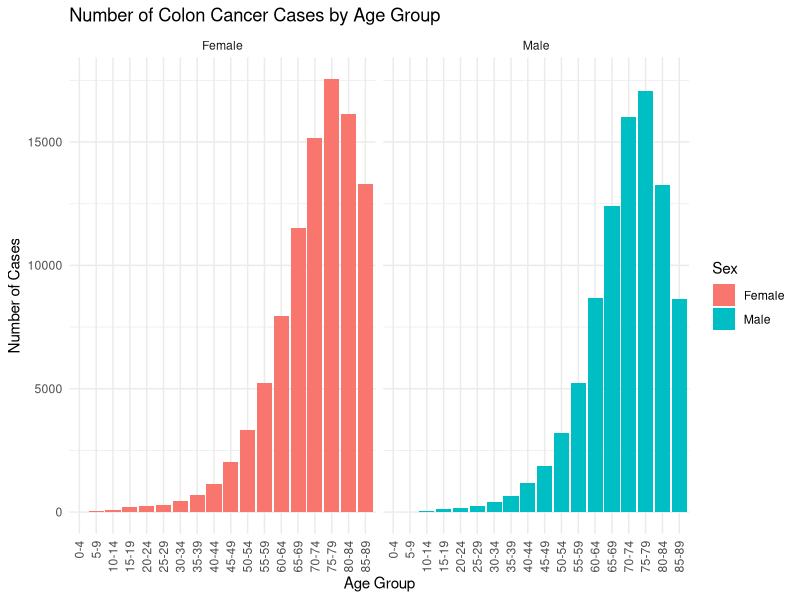
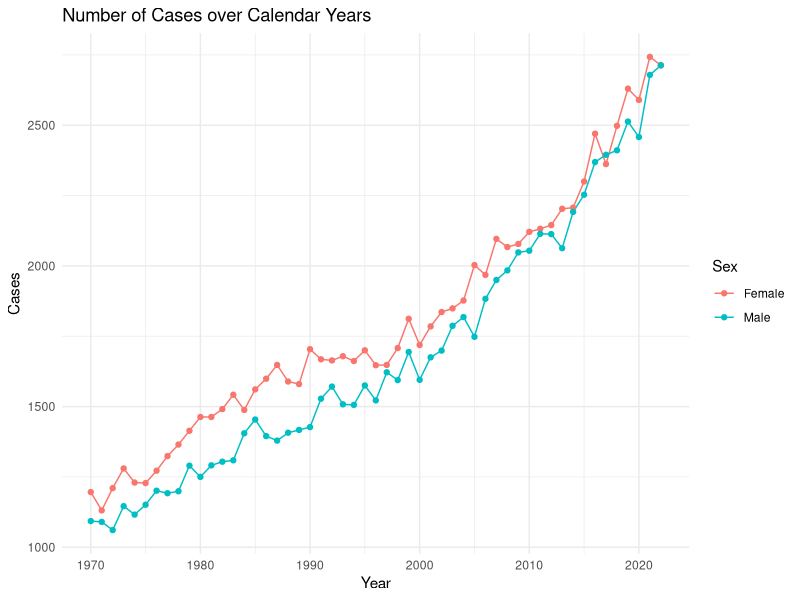
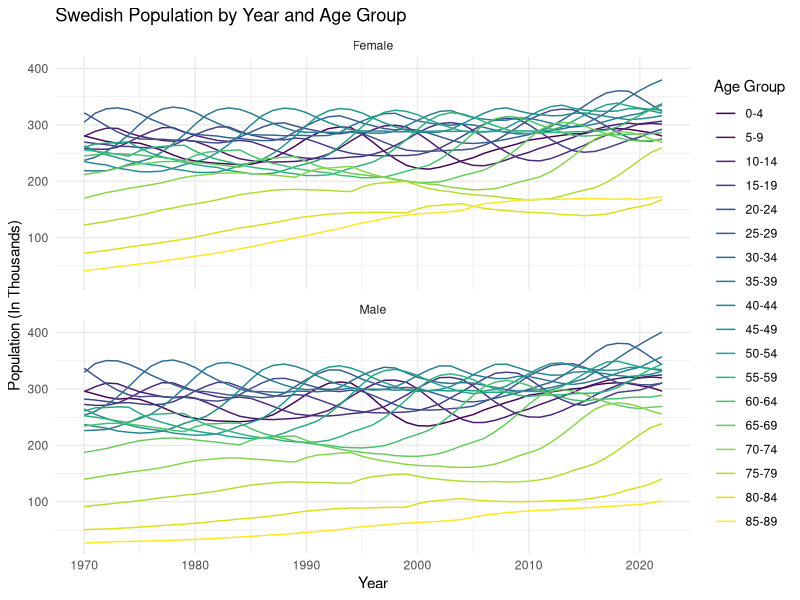
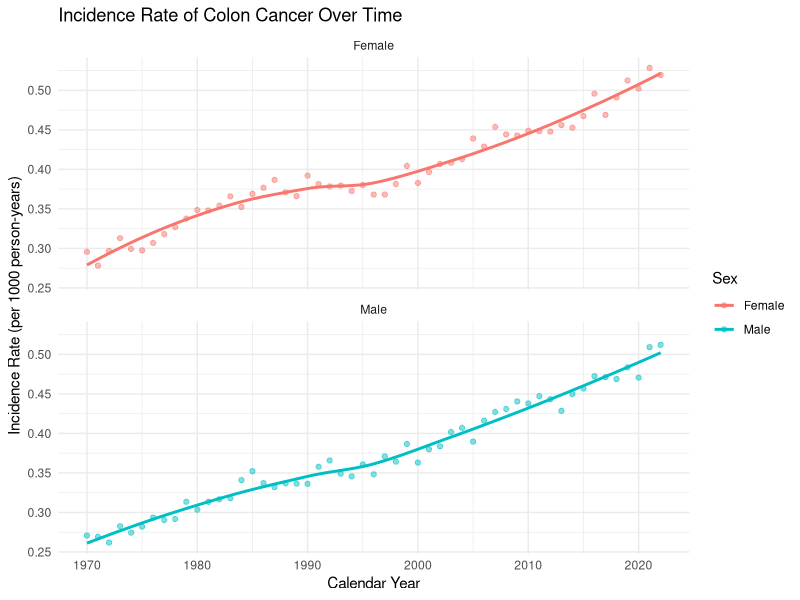
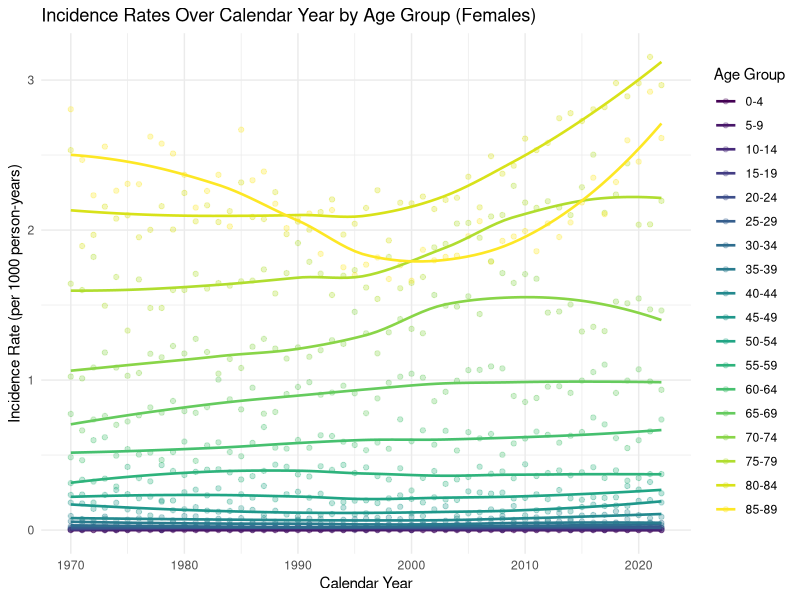
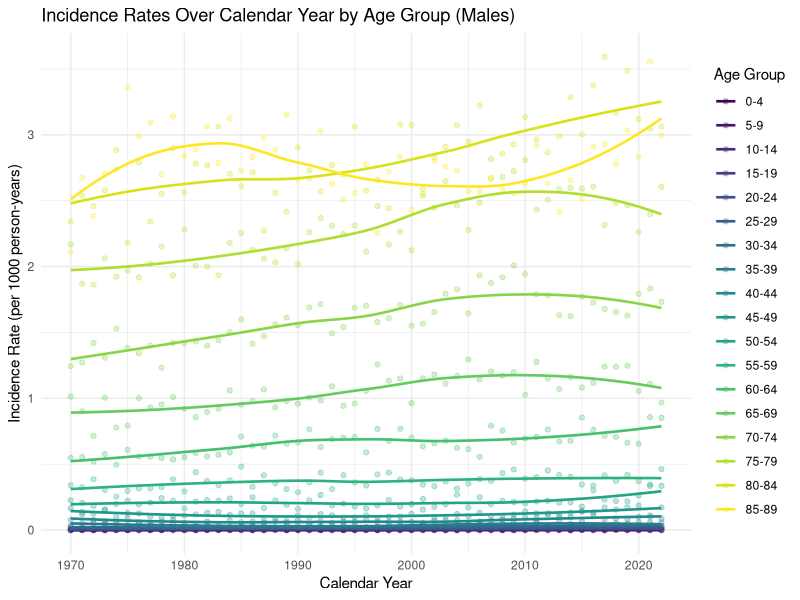
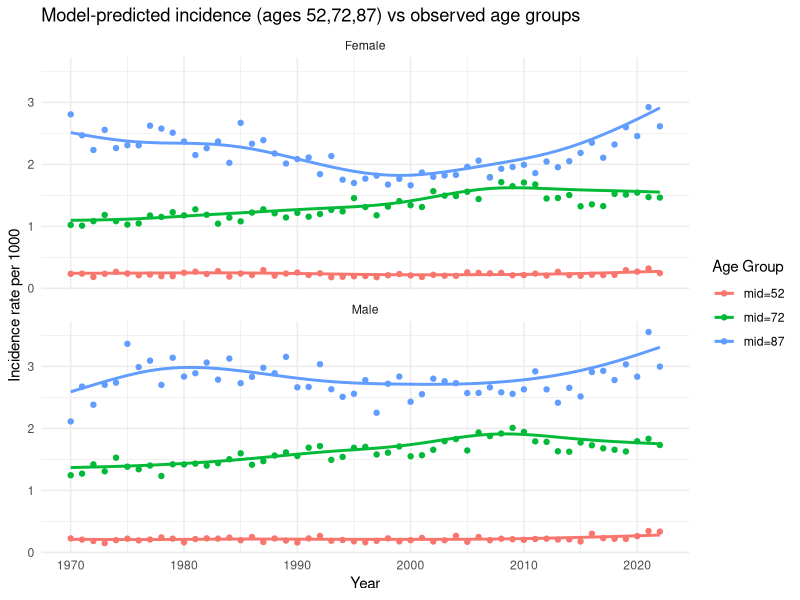
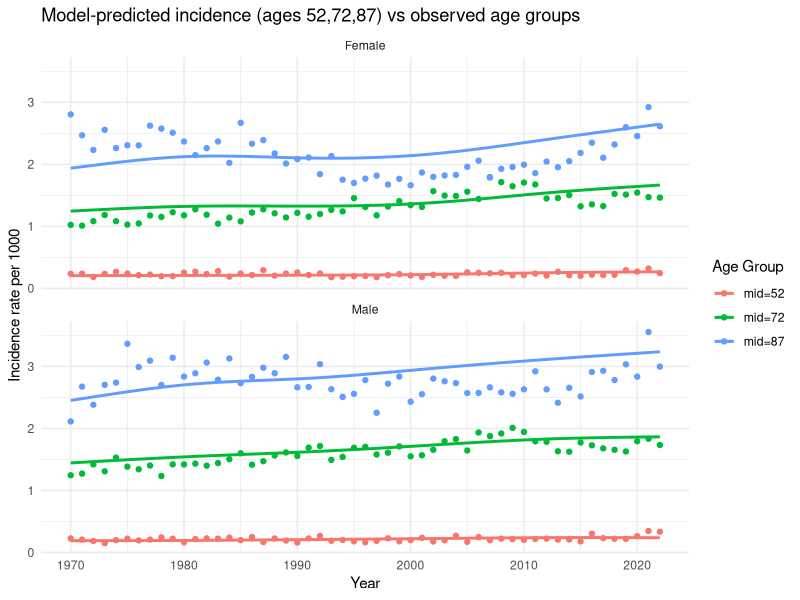

These charts were generated, in order, by the following R code:
## ---- chunk 1
knitr::opts_chunk$set(echo = TRUE,warning = FALSE)
## ---- chunk 2
library(ggplot2)
library(RColorBrewer)
library(scales)
library(mgcv)
library(dplyr)
## ---- chunk 3
#Read in Table
cases <- read.table("cases-1.tsv")

#Need to turn first row into headers
colnames(cases) <- cases[1, ]
cases <- cases[-1, ]
## ---- chunk 4
#Clean Up Data Frame Column Types

cases$agegroup <- factor(
  cases$agegroup,
  levels = c("0-4", "5-9", "10-14", "15-19", "20-24", "25-29", "30-34",
             "35-39", "40-44", "45-49", "50-54", "55-59", "60-64", "65-69",
             "70-74", "75-79", "80-84", "85-89"),
  ordered = TRUE
)

cases$sex <- factor(cases$sex)
cases$year <- as.numeric(cases$year)
cases$n <- as.numeric(cases$n)
## ---- chunk 5
 #Graph showing the number of cases by age group and sex.
ggplot(cases, aes(x = agegroup, y = n, fill = sex)) +
  geom_col() +
  facet_wrap(~ sex) +
  theme_minimal() +
  labs(
    title = "Number of Colon Cancer Cases by Age Group",
    fill = "Sex",
    x = "Age Group",
    y = "Number of Cases"
  ) +
  theme(axis.text.x = element_text(angle = 90, hjust = 1, vjust = 0.5))
## ---- chunk 6
#Obtain the total number of cases in each calendar year by males and females
cases_by_year <- aggregate(n ~ year + sex, data = cases, sum)

#Create graphs showing the number of cases over calendar years,
#separately for males and females
ggplot(cases_by_year, aes(x = year, y = n, color = sex)) +
  geom_line() +
  geom_point() +
  labs(
    title = "Number of Cases over Calendar Years",
    color = "Sex",
    x = "Year",
    y = "Cases") +
  theme_minimal()

## ---- chunk 7
#Read in the table
population <- read.table("population-1.tsv")

#Need to turn first row into headers
colnames(population) <- population[1, ]
population <- population[-1, ]
## ---- chunk 8
#Clean up the Dataframe
population$agegroup <- factor(
  population$agegroup,
  levels = c("0-4", "5-9", "10-14", "15-19", "20-24", "25-29", "30-34", 
             "35-39", "40-44", "45-49", "50-54", "55-59", "60-64", "65-69", 
             "70-74", "75-79", "80-84", "85-89"),
  ordered = TRUE
)

population$sex <- factor(population$sex)
population$year <- as.numeric(population$year)
population$n_pop <- as.numeric(population$n_pop)
## ---- chunk 9
#Create graphs that illustrate the population size over age groups 
#and calendar year simultaneously, separately by males and females.

ggplot(population, aes(x = year, y = n_pop, color = agegroup)) +
  geom_line() +
  facet_wrap(~ sex, ncol = 1) +
  scale_y_continuous(labels = label_number(scale = 1e-3,)) +
  labs(
    title = "Swedish Population by Year and Age Group",
    color = "Age Group",
    x = "Year",
    y = "Population (In Thousands)") +
  theme_minimal()
## ---- chunk 10
#Merged information on number of cases and the number of persons at risk in each year, 
#for each age group and sex. 
merged_df <- merge(cases, population, by = c("agegroup", "year", "sex"))

#Separate data frame with the total number of cases 
#and the total population size in each calendar year by males and females.

cases_sum <- aggregate(n ~ year + sex, data = merged_df, sum)
population_sum <- aggregate(n_pop ~ year + sex, data = merged_df, sum)
summary_df <- merge(cases_sum, population_sum, by = c("year", "sex"))
## ---- chunk 11
# Create incidence rates

# Age incidence rates (agegroup × year × sex)
merged_df$Incidencerate <- merged_df$n / merged_df$n_pop
merged_df$Incidencerate_per1000 <- merged_df$Incidencerate * 1000

# Summary incidence rates (year × sex totals)
summary_df$Incidencerate <- summary_df$n / summary_df$n_pop
summary_df$Incidencerate_per1000 <- summary_df$Incidencerate * 1000

# Example rows 
cat("\n Example rows (summary_df) \n")
print(summary_df[sample(nrow(summary_df), 5),
                 c("year", "sex", "n", "n_pop", "Incidencerate",
                   "Incidencerate_per1000")])

cat("\n Example rows (merged_df) \n")
print(merged_df[sample(nrow(merged_df), 5),
                c("agegroup", "year", "sex", "n", "n_pop","Incidencerate",
                  "Incidencerate_per1000")])
## ---- chunk 12
# Plot the Incidence Rate 
ggplot(summary_df, aes(x = year, y = Incidencerate_per1000, color = sex)) +
  geom_point(alpha = 0.5) +                    # show actual data points
  geom_smooth(method = "loess", se = FALSE) +  # smoother curve
  facet_wrap(~ sex, ncol = 1) +                # separate for males/females
  theme_minimal() +
  labs(
    title = "Incidence Rate of Colon Cancer Over Time",
    x = "Calendar Year",
    y = "Incidence Rate (per 1000 person-years)",
    color = "Sex"
  )
## ---- chunk 13
# Fit Poisson Regression Model
poisson_model <- glm(
  n ~ year + sex,                 # independent variables
  offset = log(n_pop),            # log of population size as offset
  family = poisson(link = "log"), # Poisson model
  data = summary_df
)

# View model summary
summary(poisson_model)
## ---- chunk 14
#Two separate incidence rate graphs. First one only for females and the second
#one for males.

female_df <- subset(merged_df, sex == "Female")

ggplot(female_df, aes(x = year,
y = Incidencerate_per1000,
color = agegroup)) +
geom_point(alpha = 0.3) +
geom_smooth(se = FALSE, method = "loess", linewidth = 0.9) +
theme_minimal() +
labs(
title = "Incidence Rates Over Calendar Year by Age Group (Females)",
x = "Calendar Year",
y = "Incidence Rate (per 1000 person-years)",
color = "Age Group"
)

male_df <- subset(merged_df, sex == "Male")

ggplot(male_df, aes(x = year,
y = Incidencerate_per1000,
color = agegroup)) +
geom_point(alpha = 0.3) +
geom_smooth(se = FALSE, method = "loess", linewidth = 0.9) +
theme_minimal() +
labs(
title = "Incidence Rates Over Calendar Year by Age Group (Males)",
x = "Calendar Year",
y = "Incidence Rate (per 1000 person-years)",
color = "Age Group")
## ---- chunk 15
poisson_age_model_simplier <- glm(
  n ~ year + sex + agegroup +
      year:sex + year:agegroup,
  offset = log(n_pop),
  family = poisson(link = "log"),
  data = merged_df
)

## ---- chunk 16


#Creating new data for predictions for age group 70-74 in 1970 and 2020 from
#the model above.
newdata_70_74 <- data.frame(
  year     = c(1970, 1970, 2020, 2020),
  sex      = factor(c("Female", "Male", "Female", "Male"),
                    levels = levels(merged_df$sex)),
  agegroup = factor(rep("70-74", 4),
                    levels = levels(merged_df$agegroup)),
  #Set n_pop to 1 so predicted value is a rate.
  n_pop    = 1 
)

#Predicted incidence rates per person-year.
newdata_70_74$IR <- predict(
  poisson_age_model_simplier,
  newdata = newdata_70_74,
  type = "response"
)

#Convert to incidence per 1000 person-years
newdata_70_74$IR_per_1000 <- newdata_70_74$IR * 1000

newdata_70_74

## ---- chunk 17
if (!"age_mid" %in% names(merged_df)) {
  merged_df <- merged_df %>%
    mutate(
      age_start = as.numeric(sub("^(\\d+)-.*$", "\\1", agegroup)),
      age_end   = as.numeric(sub("^.*-(\\d+)$", "\\1", agegroup)),
      age_mid   = (age_start + age_end) / 2
    ) %>% select(-age_start, -age_end)
}


merged_df$sex <- factor(merged_df$sex)

# Fit GAM: year, age spline
gam_model <- gam(
  n ~ sex +
    s(age_mid,  by = sex, k = 8) +
    s(year,     by = sex, k = 10) +
    ti(year, age_mid, by = sex, k = c(8,6)),
  offset = log(n_pop),
  family = poisson,
  data = merged_df,
  method = "REML"
)
## ---- chunk 18
# Predict for ages 52,72,87 across all years
pred_ages <- c(52, 72, 87)
years     <- sort(unique(merged_df$year))
sex_levels <- levels(merged_df$sex)

newpred <- expand.grid(
  year = years,
  sex  = sex_levels,
  age_mid = pred_ages
)

newpred$n_pop <- 1
newpred$pred_rate <- predict(gam_model, newdata = newpred, type = "response")
newpred$pred_rate_per1000 <- newpred$pred_rate * 1000
newpred$age_label <- paste0("mid=", newpred$age_mid)

# Observed: pick groups 50–54, 70–74, 85–89
obs_groups <- c("50-54", "70-74", "85-89")
age_mid_map <- data.frame(
  agegroup = obs_groups,
  age_mid = c(52, 72, 87)
)

obs_df <- merged_df %>%
  filter(agegroup %in% obs_groups) %>%
  group_by(year, sex, agegroup) %>%
  summarise(n = sum(n), n_pop = sum(n_pop), .groups = "drop") %>%
  mutate(obs_rate_per1000 = n / n_pop * 1000) %>%
  left_join(age_mid_map, by = "agegroup") %>%
  mutate(age_label = paste0("mid=", age_mid))

# Plot: model (line) vs observed (points)
ggplot() +
  geom_line(
    data = newpred,
    aes(x = year, y = pred_rate_per1000, color = age_label),
    linewidth = 1
  ) +
  geom_point(
    data = obs_df,
    aes(x = year, y = obs_rate_per1000, color = age_label),
    linewidth = 2
  ) +
  facet_wrap(~ sex, ncol = 1) +
  scale_color_discrete(name = "Age Group") +
  labs(
    title = "Model-predicted incidence (ages 52,72,87) vs observed age groups",
    x = "Year", y = "Incidence rate per 1000"
  ) +
  theme_minimal()
## ---- chunk 19

if (!"age_mid" %in% names(merged_df)) {
  merged_df <- merged_df %>%
    mutate(
      age_start = as.numeric(sub("^(\\d+)-.*$", "\\1", agegroup)),
      age_end   = as.numeric(sub("^.*-(\\d+)$", "\\1", agegroup)),
      age_mid   = (age_start + age_end) / 2
    ) %>% select(-age_start, -age_end)
}


merged_df$sex <- factor(merged_df$sex)


library(splines)

spline_model <- glm(
  formula = n ~ sex + 
    ns(year, df = 5) + 
    ns(age_mid, df = 6) + 
    sex:ns(year, df = 5) + 
    sex:ns(age_mid, df = 6) +
    # add interaction between year and age, allow different ages have different trend
    ns(year, df = 5):age_mid,  
  family = poisson(link = "log"), 
  data = merged_df, 
  offset = log(n_pop)
)

## ---- chunk 20

# Predict for ages 52,72,87 across all years
pred_ages <- c(52, 72, 87)
years     <- sort(unique(merged_df$year))
sex_levels <- levels(merged_df$sex)

newpred <- expand.grid(
  year = years,
  sex  = sex_levels,
  age_mid = pred_ages
)

newpred$n_pop <- 1
newpred$pred_rate <- predict(spline_model, newdata = newpred, type = "response")
newpred$pred_rate_per1000 <- newpred$pred_rate * 1000
newpred$age_label <- paste0("mid=", newpred$age_mid)

# Observed: pick groups 50–54, 70–74, 85–89
obs_groups <- c("50-54", "70-74", "85-89")
age_mid_map <- data.frame(
  agegroup = obs_groups,
  age_mid = c(52, 72, 87)
)

obs_df <- merged_df %>%
  filter(agegroup %in% obs_groups) %>%
  group_by(year, sex, agegroup) %>%
  summarise(n = sum(n), n_pop = sum(n_pop), .groups = "drop") %>%
  mutate(obs_rate_per1000 = n / n_pop * 1000) %>%
  left_join(age_mid_map, by = "agegroup") %>%
  mutate(age_label = paste0("mid=", age_mid))
## ---- chunk 21

# Plot: model (line) vs observed (points)
ggplot() +
  geom_line(
    data = newpred,
    aes(x = year, y = pred_rate_per1000, color = age_label),
    linewidth = 1
  ) +
  geom_point(
    data = obs_df,
    aes(x = year, y = obs_rate_per1000, color = age_label),
    linewidth = 2
  ) +
  facet_wrap(~ sex, ncol = 1) +
  scale_color_discrete(name = "Age Group") +
  labs(
    title = "Model-predicted incidence (ages 52,72,87) vs observed age groups",
    x = "Year", y = "Incidence rate per 1000"
  ) +
  theme_minimal()
## ---- chunk 22
# Get sex-specific 2022 age distribution (weights)

pop2022 <- merged_df %>%
  filter(year == 2022) %>%
  group_by(sex, agegroup) %>%
  summarise(n_pop = sum(n_pop), .groups = "drop") %>%
  group_by(sex) %>%
  mutate(weight = n_pop / sum(n_pop)) %>%
  ungroup()

# Compute age-specific incidence rates

rates <- merged_df %>%
  mutate(IR = n / n_pop)   # per person-year

# Direct age standardisation for each year and sex

std_rates <- rates %>%
  left_join(pop2022 %>% select(sex, agegroup, weight),
            by = c("sex", "agegroup")) %>%
  group_by(year, sex) %>%
  summarise(
    std_IR = sum(IR * weight),               # standardized rate
    std_IR_1000 = std_IR * 1000,             # per 1000
    .groups = "drop"
  )

# Compute the crude (non-age-standardized) rates per 1000

crude_rates <- summary_df %>%
  mutate(crude_IR_1000 = (n / n_pop) * 1000)

# Plot standardized vs non-standardized curves

ggplot() +
  # Crude (non-standardized): lighter line
  geom_line(data = crude_rates,
            aes(x = year, y = crude_IR_1000, color = sex),
            linewidth = 0.8, alpha = 0.45) +

  # Standardized: darker line
  geom_line(data = std_rates,
            aes(x = year, y = std_IR_1000, color = sex),
            linewidth = 1.4) +



  theme_minimal() +
  labs(
    title = "Age-standardized vs crude incidence rates (per 1000)",
    subtitle = "Darker = standardized to 2022 age distribution; Lighter = crude",
    x = "Year",
    y = "Incidence rate per 1000",
    color = "Sex"
  ) +
  scale_color_brewer(palette = "Dark2")


## ---- chunk 23

# Fit Poisson regression with full interactions

poisson_age_model <- glm(
  n ~ year * sex * agegroup,
  offset = log(n_pop),
  family = poisson(link = "log"),
  data = merged_df
)


# Get 2022 standard population distribution (sex-specific)

std_pop <- subset(population, year == 2022)

# Sex-specific weight within each sex
std_pop$weight <- std_pop$n_pop / ave(std_pop$n_pop, std_pop$sex, FUN = sum)


# Create prediction dataset for all ages, both sexes

new_pred <- expand.grid(
  year     = c(1970, 2020),
  sex      = levels(merged_df$sex),
  agegroup = levels(merged_df$agegroup)
)

# Predict rate → set offset = log(1)
new_pred$n_pop <- 1


# Predict age-specific incidence rates from model

new_pred$IR <- predict(
  poisson_age_model,
  newdata = new_pred,
  type = "response"
)


# Merge predicted rates with the 2022 standard weights

new_pred <- merge(
  new_pred,
  std_pop[, c("sex", "agegroup", "weight")],
  by = c("sex", "agegroup"),
  all.x = TRUE
)


# Compute age-standardised rates (ASR)
# ASR = Sum_a  (predicted rate × 2022 weight)

ASR <- aggregate(
  IR * weight ~ year + sex,
  data = new_pred,
  sum
)

names(ASR)[3] <- "ASR"

ASR$ASR_per_1000 <- ASR$ASR * 1000

print(ASR)

